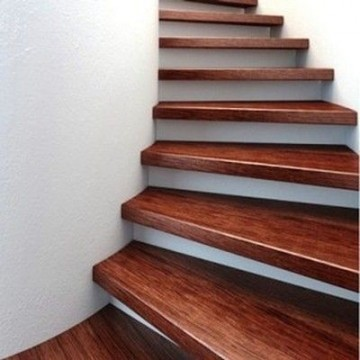
//> input picture data/images/escalierb.jpg, 360 x 360 px
$ ./masimisa   (built with g++ and OpenCV 4)
//> lines starting //> are read from the running program, lines starting //| are printed output that depends on the picture; after the words box and inside, x2 and y2 are one past the last pixel; in counts of white or black regions, pixels touching at a corner belong together
#include <iostream>
#include <cmath>
#include <opencv2/opencv.hpp>
#include <vector>
#include <stdint.h>

using namespace std;
using namespace cv;


int findBestThreshold(Mat img, float n){
	Mat th;
	float nbNoir, nbBlanc, ratio;
	for(int i = 0; i < 256; i++){
		threshold(img, th, i, 255, THRESH_BINARY );
		nbNoir = countNonZero(th);
		nbBlanc = (th.rows * th.cols) - countNonZero(th);
		ratio = nbBlanc/nbNoir;

		if (ratio > n)
			return i;
	}
}

void emulateNumpy(Mat &img, vector<vector<int>> &numpy){
	int nbLignes = img.rows;
	int nbColonnes = img.cols;
	int nbTotalElement = nbLignes * nbColonnes;

	int positionX = 0;
	int positionY = 0;
	int pixelCourant = 0;

	for (int i = 0; i < nbTotalElement; i++)
	{
		positionX = i / nbColonnes;
		positionY = i % nbColonnes;
		pixelCourant = int(img.at<uint8_t>(positionX, positionY));
		numpy[i / nbColonnes].push_back(pixelCourant);
	}
}

void convertNumpy2Mat(Mat &img, vector<vector<int>> &numpy){
	int nbLignes = img.rows;
	int nbColonnes = img.cols;
	int positionX = 0;
	int positionY = 0;

	int nbTotalElement = nbLignes * nbColonnes;
	for (int i = 0; i < nbTotalElement; i++)
	{
		positionX = i / nbColonnes;
		positionY = i % nbColonnes;
		img.at<uint8_t>(positionX, positionY) = numpy[positionX][positionY];
	}
}

// [25 lines of commented-out code are left out]

void preprocessing(vector<vector<int>> &black, vector<vector<int>> &numpy){
	int nbMarche = 0;
	int x, y, width, height; // Les coordonnées du rectangle

	bool first = false; // Premiere fois qu'on rencontre un pixel blanc
	int nbBlanc = 0; // Nombre de pixel blanc rencontrer dans une ligne

	vector<int> pixelX;
	vector<int> pixelY;

	vector<int> yoloX;
	vector<int> yoloY;

	int fx=0, fy=0;
	vector<int> finX;
	vector<int> finY;

	int x1, y1, x2, y2;

	for (int i = 0; i < numpy.size(); i++){
		finX.push_back(fx);
		finY.push_back(fy);
		first = false;
		nbBlanc = 0;
		for (int j = 0; j < numpy[i].size(); j++){

			if(numpy[i][j] == 255 && !first){
				first = true;
				yoloX.push_back(j);
				yoloY.push_back(i);

			}

			if(numpy[i][j] == 255){
				fx = i;
				fy = j;
			}

			// [22 lines of commented-out code are left out]
		}
	}

	// Preprocessing : Suppression des points inutile
	for(int i = 0; i < yoloX.size(); i++){
		if(i == (yoloX.size() - 1)) continue;
		if(abs(yoloX[i] - yoloX[i+1]) > 50){
			yoloX.erase(yoloX.begin()+i+1);
			yoloY.erase(yoloY.begin()+i+1);
			i=0;
		}
	}


	for(int i = 0; i < yoloX.size(); i++){
		//circle(img, Point(yoloX[i], yoloY[i]), 2, Scalar(0, 0, 255), -1);
		int a = yoloX[i];
		int b = yoloY[i];
		black[b][a] = 255;
	}

	for(int i = 0; i < finX.size(); i++){

		int a = finY[i];
		int b = finX[i];

		black[b][a] = 255;

		// circle(img, Point(finY[i], finX[i]), 2, Scalar(255, 0, 0), -1);
		//black[finY[i]][finX[i]] = 255;
	}

}

void drawRectangle(Mat &img, vector<vector<int>> &numpy){

	bool first = true;
	int x1, y1, x2, y2;
	int nbBlanc = 0;

	for (int i = 1; i < numpy.size(); i++){
		nbBlanc = 0;
		for (int j = 0; j < numpy[i].size(); j++){

			if(numpy[i][j] == 255 && first){
				x1 = i; y1 = j;
				first = false;
				nbBlanc++;
			}

			if(numpy[i][j] == 255){
				x2 = i; y2 = j;
				nbBlanc++;
			}

			if(j == numpy[i].size()-1 && nbBlanc == 0) {
				//rectangle(img, Point(x1, y1), Point(x2, y2), Scalar(0, 0, 0), -1);
				cout << x1 << "-" << y1 << endl;
				cout << x2 << "-" << y2 << endl;
				cout << "---" << endl;
				rectangle(img, Rect(y1, x1, y2-y1, x2-x1), Scalar(0, 0, 0), -1);
				//rectangle(img, Rect(x1, y1, x2-x1, y2-y1), Scalar(0, 0, 0), -1);
				first = true;
				x1 = 0;
				y1 = 0;
				x2 = 0;
				y2 = 0;
			}

		}
	}


}

// Fonctionnelle
void drawRectangle_(vector<vector<int>> &numpy){
	int nbNoir = 0;
	int debut = 0;
	int fin = 0;
	for (int i = 0; i < numpy.size(); i++){
		nbNoir = 0;
		debut = 0;
		fin = 0;
		for (int j = 0; j < numpy[i].size(); j++){

			if(nbNoir == 0 && numpy[i][j] == 255){
				debut = j;
				fin = j;
				nbNoir++;
			}

			if(numpy[i][j] == 255){
				fin = j;
				nbNoir++;
			}


			if (j == numpy[i].size() - 1 && (fin-debut > 15)){
				for(int k = debut; k < fin; k++){
					numpy[i][k] = 255;
				}
			}else{
				numpy[i][debut] = 0;
				numpy[i][fin] = 0;
			}
		}
	}
}


int main(){

	Mat img, th, cannyed_img, line_img;
	float slope = 0;

	string filename = "../../data/images/escalierb.jpg";
	img = imread(filename, 0);
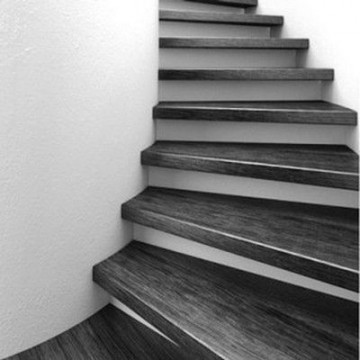
//> img: 360 rows x 360 cols, CV_8UC1; min 7, max 255, mean 133.4
	line_img = imread(filename);
//> line_img is the input picture: 360 rows x 360 cols, CV_8UC3; mean B, G, R 123, 127.1, 149.6

	Mat black(img.rows, img.cols, CV_8UC3, cv::Scalar(0, 0, 0));
	cvtColor(black, black, cv::COLOR_BGR2GRAY);

	threshold(img, th, findBestThreshold(img, 0.5), 255, THRESH_BINARY);
//> the loop in findBestThreshold, `for(int i = 0; i < 256; i++)` made 80 passes
//> (nbNoir, nbBlanc, ratio) on passes 1 to 12: (129600, 0, 0), (129600, 0, 0), (129600, 0, 0), (129600, 0, 0), (129600, 0, 0), (129600, 0, 0), (129600, 0, 0), (129598, 2, 1.54e-05), (129592, 8, 6.17e-05), (129588, 12, 9.26e-05), (129571, 29, 0.000224), (129547, 53, 0.000409)
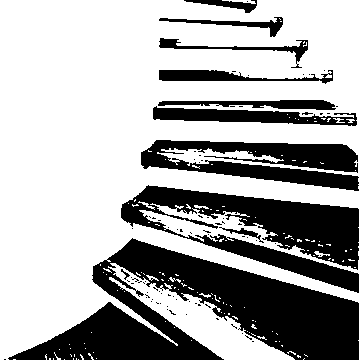
//> th: 360 rows x 360 cols, CV_8UC1; 66.5% white; 83 black regions (72 under 20 px), largest, box (x1, y1, x2, y2) and area: (8, 238, 359, 360) 20098, (121, 185, 359, 293) 10754, (141, 140, 359, 191) 6103
	medianBlur(th, th, 3);


	// Suppression du bruit
	fastNlMeansDenoising(th, th, 30, 7, 21);
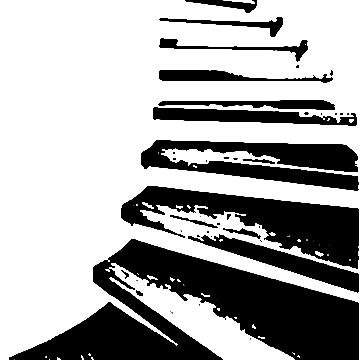
//> th: 360 rows x 360 cols, CV_8UC1; min 0, max 255, mean 169.4

	// Canny Edge Detection
	Canny(th, cannyed_img, 100, 200);
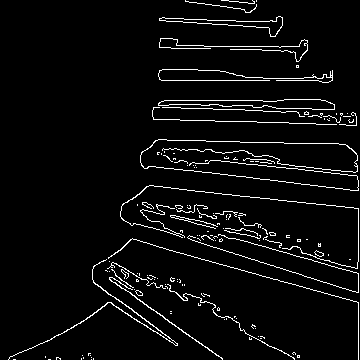
//> cannyed_img: 360 rows x 360 cols, CV_8UC1; 4.6% white in thin lines or dots

	//////////////////////////////////////////


	// Preprocessing
	vector<vector<int>> numpy_cannyed(cannyed_img.rows);
	vector<vector<int>> numpy_black(black.rows);

	emulateNumpy(cannyed_img, numpy_cannyed);
	emulateNumpy(black, numpy_black);

	//preprocessing_(numpy_cannyed);
	preprocessing(numpy_black, numpy_cannyed);
	drawRectangle_(numpy_black);
	drawRectangle(line_img, numpy_black);
//> after the loop in drawRectangle, `for (int i = 1; i < numpy.size(); i++)`:
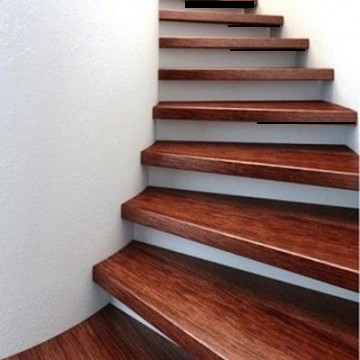
//> img: 360 rows x 360 cols, CV_8UC3; 0.72% of pixels changed, all inside (x1, y1, x2, y2) = (185, 1, 355, 124)

	convertNumpy2Mat(cannyed_img, numpy_cannyed); // Regarder si necessaire
	convertNumpy2Mat(black, numpy_black);
//> after the loop in convertNumpy2Mat (call 2), `for (int i = 0; i < nbTotalElement; i++)`:
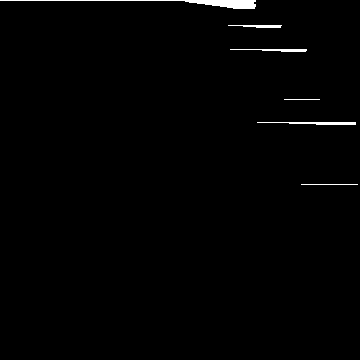
//> img: 360 rows x 360 cols, CV_8UC1; 0.92% white; 6 white regions, box (x1, y1, x2, y2) and area: (0, 0, 256, 9) 630, (257, 122, 356, 125) 206, (230, 49, 307, 52) 147, (228, 25, 282, 28) 117, (301, 184, 358, 185) 57, (284, 99, 320, 100) 36


	// [32 lines of commented-out code are left out]
	imshow("Threshold Window", th);
	imshow("Cannyed Window", cannyed_img);
	imshow("Line Window", line_img);
	imshow("Black Window", black);

	waitKey(0);
	destroyAllWindows();
	return 0;

}

$ run again, with data/images/a.jpg copied over data/images/escalierb.jpg
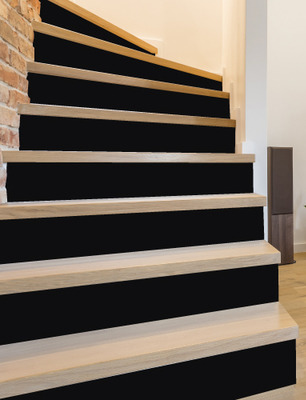
//> input picture data/images/a.jpg, 306 x 400 px
//> line_img is the input picture: 400 rows x 306 cols, CV_8UC3; mean B, G, R 88, 99.4, 110.8
//> the loop in findBestThreshold, `for(int i = 0; i < 256; i++)` made 15 passes
//> (nbNoir, nbBlanc, ratio) on passes 1 to 8: (122275, 125, 0.00102), (122199, 201, 0.00164), (122095, 305, 0.0025), (121940, 460, 0.00377), (121772, 628, 0.00516), (121577, 823, 0.00677), (121379, 1021, 0.00841), (121173, 1227, 0.0101)
//> pass 1, in findBestThreshold, `threshold(img, th, i, 255, THRESH_BINARY );`:
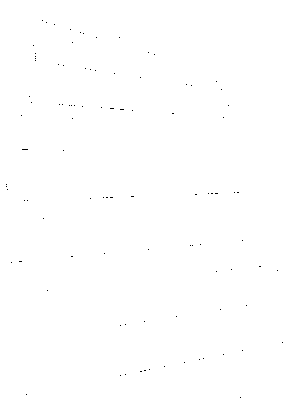
//> th: 400 rows x 306 cols, CV_8UC1; 99.9% white; black in thin lines or dots, all inside (x1, y1, x2, y2) = (6, 20, 283, 398)
//> cannyed_img: 400 rows x 306 cols, CV_8UC1; 4.6% white in thin lines or dots
//> the loop in emulateNumpy, `for (int i = 0; i < nbTotalElement; i++)` made 122400 passes
//> pixelCourant on passes 1 to 3: 0, 0, 0
//> after the loop in convertNumpy2Mat (call 2), `for (int i = 0; i < nbTotalElement; i++)`:
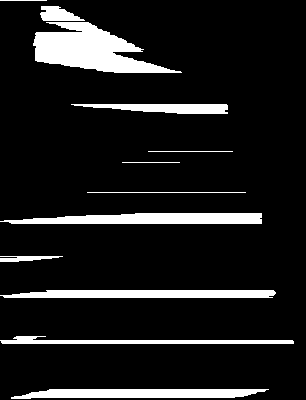
//> img: 400 rows x 306 cols, CV_8UC1; 11.3% white; 12 white regions, largest, box (x1, y1, x2, y2) and area: (33, 22, 182, 73) 4061, (0, 213, 262, 224) 2336, (11, 389, 269, 399) 2043

$ run again, with data/images/b.jpg copied over data/images/escalierb.jpg
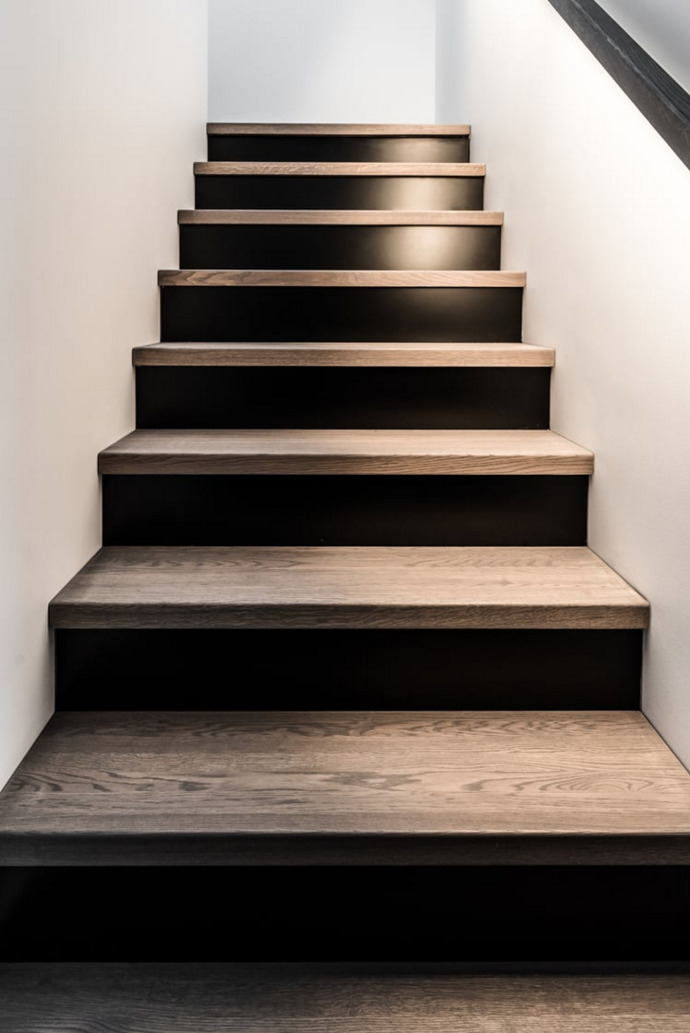
//> input picture data/images/b.jpg, 690 x 1033 px
//> line_img is the input picture: 1033 rows x 690 cols, CV_8UC3; mean B, G, R 102.9, 110.3, 120.3
//> the loop in findBestThreshold, `for(int i = 0; i < 256; i++)` made 32 passes
//> (nbNoir, nbBlanc, ratio) on passes 1 to 8: (690028, 22742, 0.033), (639261, 73509, 0.115), (615988, 96782, 0.157), (602839, 109931, 0.182), (590680, 122090, 0.207), (582883, 129887, 0.223), (575293, 137477, 0.239), (567479, 145291, 0.256)
//> pass 1, in findBestThreshold, `threshold(img, th, i, 255, THRESH_BINARY );`:
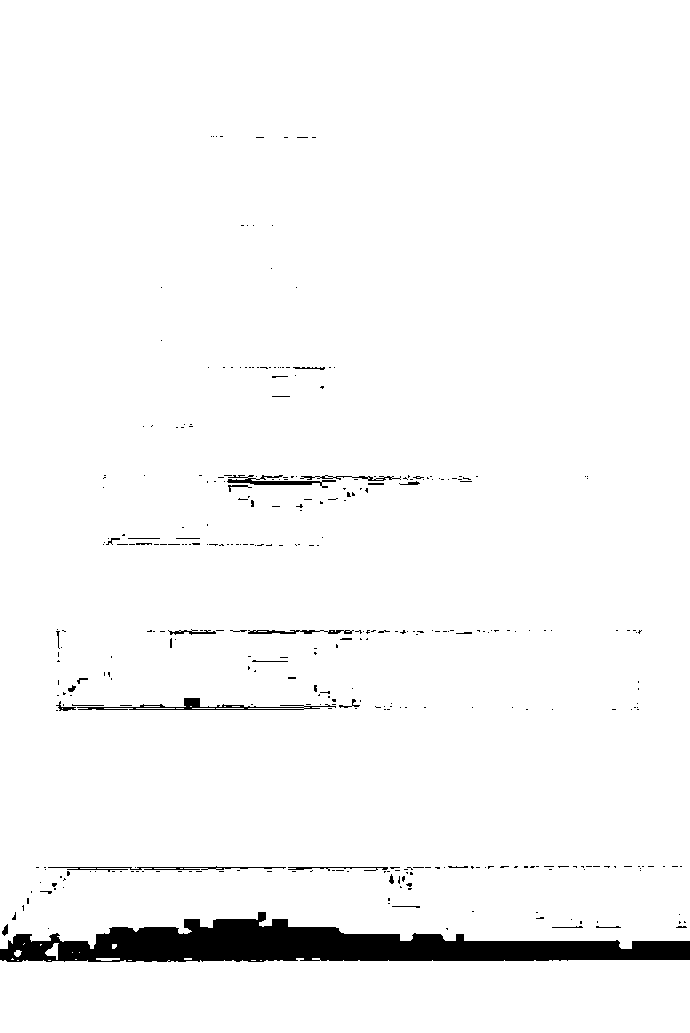
//> th: 1033 rows x 690 cols, CV_8UC1; 96.8% white; 355 black regions (322 under 20 px), largest, box (x1, y1, x2, y2) and area: (0, 912, 690, 962) 17983, (77, 698, 336, 710) 781, (227, 475, 336, 488) 489
//> cannyed_img: 1033 rows x 690 cols, CV_8UC1; 1.3% white in thin lines or dots, all inside (x1, y1, x2, y2) = (0, 133, 690, 995)
//> after the loop in convertNumpy2Mat (call 2), `for (int i = 0; i < nbTotalElement; i++)`:
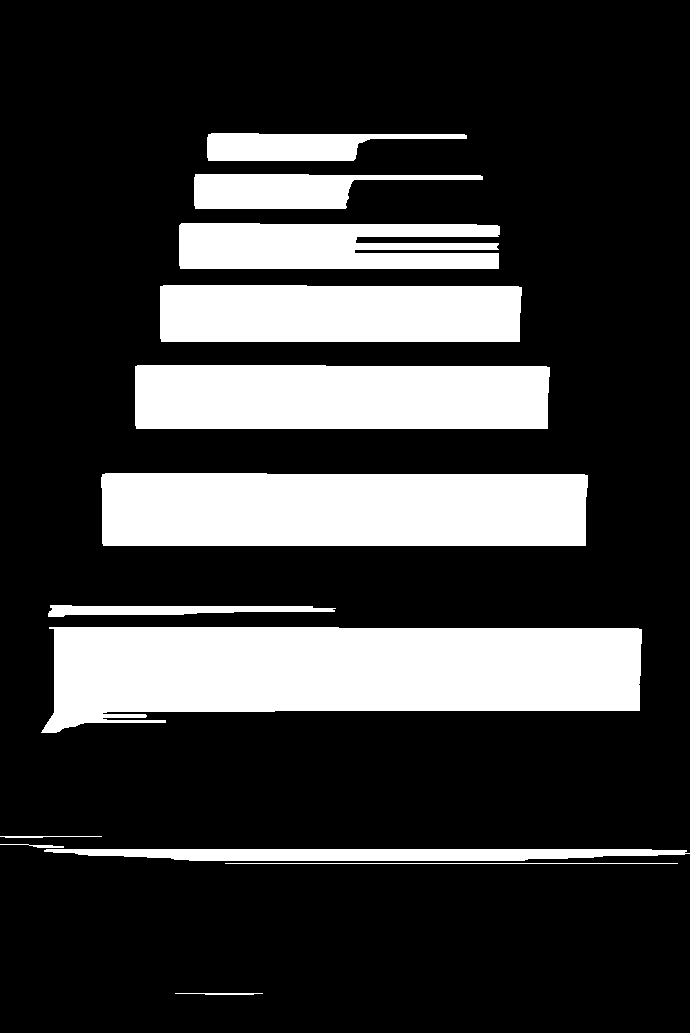
//> img: 1033 rows x 690 cols, CV_8UC1; 23.2% white; 13 white regions, largest, box (x1, y1, x2, y2) and area: (41, 627, 642, 733) 50413, (101, 473, 588, 546) 35053, (135, 365, 550, 429) 26240

$ run again, with data/images/c.jpg copied over data/images/escalierb.jpg
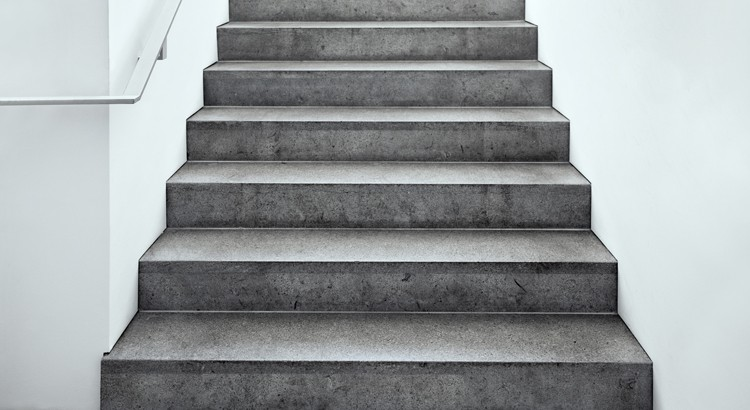
//> input picture data/images/c.jpg, 750 x 410 px
//> line_img is the input picture: 410 rows x 750 cols, CV_8UC3; mean B, G, R 160.2, 159, 154.5
//> the loop in findBestThreshold, `for(int i = 0; i < 256; i++)` made 109 passes
//> (nbNoir, nbBlanc, ratio) on passes 1 to 8: (307491, 9, 2.93e-05), (307488, 12, 3.9e-05), (307485, 15, 4.88e-05), (307480, 20, 6.5e-05), (307476, 24, 7.81e-05), (307470, 30, 9.76e-05), (307468, 32, 0.000104), (307462, 38, 0.000124)
//> pass 1, in findBestThreshold, `threshold(img, th, i, 255, THRESH_BINARY );`:
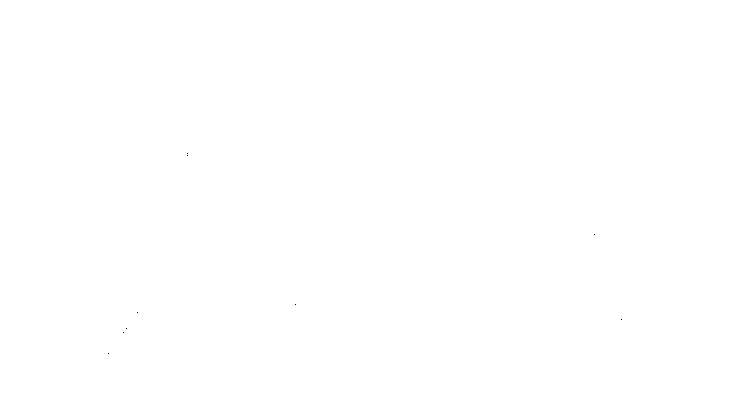
//> th: 410 rows x 750 cols, CV_8UC1; 100% white; black in thin lines or dots, all inside (x1, y1, x2, y2) = (108, 153, 622, 354)
//> cannyed_img: 410 rows x 750 cols, CV_8UC1; 3.8% white in thin lines or dots, all inside (x1, y1, x2, y2) = (99, 0, 653, 410)
//> after the loop in convertNumpy2Mat (call 2), `for (int i = 0; i < nbTotalElement; i++)`:
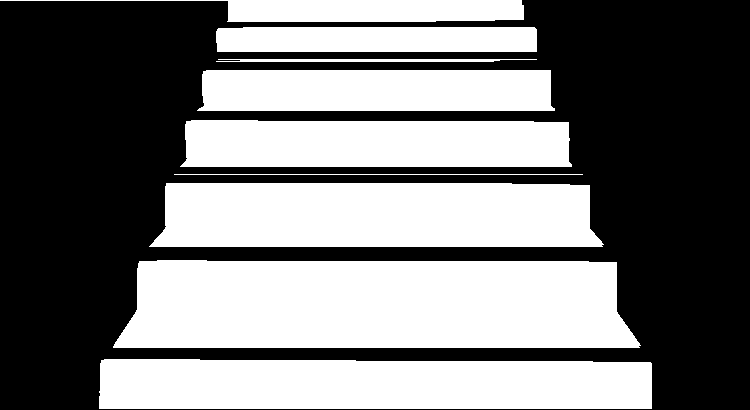
//> img: 410 rows x 750 cols, CV_8UC1; 47.1% white; 9 white regions, largest, box (x1, y1, x2, y2) and area: (113, 260, 641, 348) 42717, (149, 183, 604, 247) 27394, (99, 359, 652, 409) 26800
